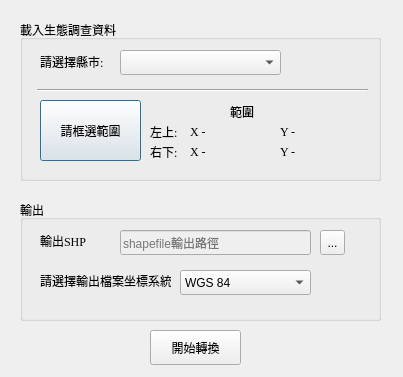
<?xml version="1.0" encoding="UTF-8"?>
<ui version="4.0">
 <class>Dialog</class>
 <widget class="QDialog" name="Dialog">
  <property name="geometry">
   <rect>
    <x>0</x>
    <y>0</y>
    <width>403</width>
    <height>377</height>
   </rect>
  </property>
  <property name="windowTitle">
   <string>生態調查資料庫</string>
  </property>
  <widget class="QGroupBox" name="groupBox">
   <property name="geometry">
    <rect>
     <x>20</x>
     <y>20</y>
     <width>361</width>
     <height>161</height>
    </rect>
   </property>
   <property name="title">
    <string>載入生態調查資料</string>
   </property>
   <widget class="QComboBox" name="comboBox">
    <property name="geometry">
     <rect>
      <x>100</x>
      <y>30</y>
      <width>161</width>
      <height>25</height>
     </rect>
    </property>
   </widget>
   <widget class="QLabel" name="label_4">
    <property name="geometry">
     <rect>
      <x>20</x>
      <y>30</y>
      <width>71</width>
      <height>23</height>
     </rect>
    </property>
    <property name="font">
     <font>
      <family>Times New Roman</family>
      <pointsize>9</pointsize>
      <weight>50</weight>
      <bold>false</bold>
     </font>
    </property>
    <property name="text">
     <string>請選擇縣市:</string>
    </property>
   </widget>
   <widget class="QLabel" name="label_5">
    <property name="geometry">
     <rect>
      <x>210</x>
      <y>80</y>
      <width>51</width>
      <height>23</height>
     </rect>
    </property>
    <property name="font">
     <font>
      <family>Times New Roman</family>
      <pointsize>9</pointsize>
      <weight>50</weight>
      <bold>false</bold>
     </font>
    </property>
    <property name="text">
     <string>範圍</string>
    </property>
   </widget>
   <widget class="QLabel" name="label_6">
    <property name="geometry">
     <rect>
      <x>130</x>
      <y>100</y>
      <width>31</width>
      <height>23</height>
     </rect>
    </property>
    <property name="font">
     <font>
      <family>Times New Roman</family>
      <pointsize>9</pointsize>
      <weight>50</weight>
      <bold>false</bold>
     </font>
    </property>
    <property name="text">
     <string>左上:</string>
    </property>
   </widget>
   <widget class="QLabel" name="label_16">
    <property name="geometry">
     <rect>
      <x>130</x>
      <y>120</y>
      <width>31</width>
      <height>23</height>
     </rect>
    </property>
    <property name="font">
     <font>
      <family>Times New Roman</family>
      <pointsize>9</pointsize>
      <weight>50</weight>
      <bold>false</bold>
     </font>
    </property>
    <property name="text">
     <string>右下:</string>
    </property>
   </widget>
   <widget class="Line" name="line">
    <property name="geometry">
     <rect>
      <x>17</x>
      <y>60</y>
      <width>331</width>
      <height>20</height>
     </rect>
    </property>
    <property name="orientation">
     <enum>Qt::Horizontal</enum>
    </property>
   </widget>
   <widget class="QPushButton" name="pushButton_2">
    <property name="geometry">
     <rect>
      <x>20</x>
      <y>80</y>
      <width>101</width>
      <height>61</height>
     </rect>
    </property>
    <property name="cursor">
     <cursorShape>IBeamCursor</cursorShape>
    </property>
    <property name="focusPolicy">
     <enum>Qt::WheelFocus</enum>
    </property>
    <property name="text">
     <string>請框選範圍</string>
    </property>
   </widget>
   <widget class="QLabel" name="label_8">
    <property name="geometry">
     <rect>
      <x>190</x>
      <y>100</y>
      <width>71</width>
      <height>23</height>
     </rect>
    </property>
    <property name="font">
     <font>
      <family>Times New Roman</family>
      <pointsize>9</pointsize>
      <weight>50</weight>
      <bold>false</bold>
     </font>
    </property>
    <property name="text">
     <string/>
    </property>
   </widget>
   <widget class="QLabel" name="label_9">
    <property name="geometry">
     <rect>
      <x>280</x>
      <y>100</y>
      <width>71</width>
      <height>23</height>
     </rect>
    </property>
    <property name="font">
     <font>
      <family>Times New Roman</family>
      <pointsize>9</pointsize>
      <weight>50</weight>
      <bold>false</bold>
     </font>
    </property>
    <property name="text">
     <string/>
    </property>
   </widget>
   <widget class="QLabel" name="label_10">
    <property name="geometry">
     <rect>
      <x>190</x>
      <y>120</y>
      <width>71</width>
      <height>23</height>
     </rect>
    </property>
    <property name="font">
     <font>
      <family>Times New Roman</family>
      <pointsize>9</pointsize>
      <weight>50</weight>
      <bold>false</bold>
     </font>
    </property>
    <property name="text">
     <string/>
    </property>
   </widget>
   <widget class="QLabel" name="label_11">
    <property name="geometry">
     <rect>
      <x>280</x>
      <y>120</y>
      <width>71</width>
      <height>23</height>
     </rect>
    </property>
    <property name="font">
     <font>
      <family>Times New Roman</family>
      <pointsize>9</pointsize>
      <weight>50</weight>
      <bold>false</bold>
     </font>
    </property>
    <property name="text">
     <string/>
    </property>
   </widget>
   <widget class="QLabel" name="label_12">
    <property name="geometry">
     <rect>
      <x>170</x>
      <y>100</y>
      <width>20</width>
      <height>23</height>
     </rect>
    </property>
    <property name="font">
     <font>
      <family>Times New Roman</family>
      <pointsize>9</pointsize>
      <weight>50</weight>
      <bold>false</bold>
     </font>
    </property>
    <property name="text">
     <string>X -</string>
    </property>
   </widget>
   <widget class="QLabel" name="label_14">
    <property name="geometry">
     <rect>
      <x>260</x>
      <y>120</y>
      <width>16</width>
      <height>23</height>
     </rect>
    </property>
    <property name="font">
     <font>
      <family>Times New Roman</family>
      <pointsize>9</pointsize>
      <weight>50</weight>
      <bold>false</bold>
     </font>
    </property>
    <property name="text">
     <string>Y -</string>
    </property>
   </widget>
   <widget class="QLabel" name="label_15">
    <property name="geometry">
     <rect>
      <x>170</x>
      <y>120</y>
      <width>20</width>
      <height>23</height>
     </rect>
    </property>
    <property name="font">
     <font>
      <family>Times New Roman</family>
      <pointsize>9</pointsize>
      <weight>50</weight>
      <bold>false</bold>
     </font>
    </property>
    <property name="text">
     <string>X -</string>
    </property>
   </widget>
   <widget class="QLabel" name="label_17">
    <property name="geometry">
     <rect>
      <x>260</x>
      <y>100</y>
      <width>16</width>
      <height>23</height>
     </rect>
    </property>
    <property name="font">
     <font>
      <family>Times New Roman</family>
      <pointsize>9</pointsize>
      <weight>50</weight>
      <bold>false</bold>
     </font>
    </property>
    <property name="text">
     <string>Y -</string>
    </property>
   </widget>
  </widget>
  <widget class="QGroupBox" name="groupBox_5">
   <property name="geometry">
    <rect>
     <x>20</x>
     <y>200</y>
     <width>361</width>
     <height>121</height>
    </rect>
   </property>
   <property name="title">
    <string>輸出</string>
   </property>
   <widget class="QComboBox" name="comboBox_2">
    <property name="geometry">
     <rect>
      <x>160</x>
      <y>70</y>
      <width>131</width>
      <height>25</height>
     </rect>
    </property>
    <item>
     <property name="text">
      <string>WGS 84</string>
     </property>
    </item>
    <item>
     <property name="text">
      <string>TWD 97</string>
     </property>
    </item>
   </widget>
   <widget class="QLabel" name="label_3">
    <property name="geometry">
     <rect>
      <x>20</x>
      <y>70</y>
      <width>131</width>
      <height>21</height>
     </rect>
    </property>
    <property name="font">
     <font>
      <family>Times New Roman</family>
      <pointsize>9</pointsize>
     </font>
    </property>
    <property name="text">
     <string>請選擇輸出檔案坐標系統</string>
    </property>
   </widget>
   <widget class="QLabel" name="label_2">
    <property name="geometry">
     <rect>
      <x>20</x>
      <y>30</y>
      <width>71</width>
      <height>21</height>
     </rect>
    </property>
    <property name="font">
     <font>
      <family>Times New Roman</family>
      <pointsize>9</pointsize>
     </font>
    </property>
    <property name="text">
     <string>輸出SHP</string>
    </property>
   </widget>
   <widget class="QLineEdit" name="lineEdit_2">
    <property name="enabled">
     <bool>false</bool>
    </property>
    <property name="geometry">
     <rect>
      <x>100</x>
      <y>30</y>
      <width>191</width>
      <height>25</height>
     </rect>
    </property>
    <property name="placeholderText">
     <string>shapefile輸出路徑</string>
    </property>
   </widget>
   <widget class="QToolButton" name="toolButton_2">
    <property name="geometry">
     <rect>
      <x>300</x>
      <y>30</y>
      <width>25</width>
      <height>25</height>
     </rect>
    </property>
    <property name="text">
     <string>...</string>
    </property>
   </widget>
  </widget>
  <widget class="QPushButton" name="pushButton">
   <property name="geometry">
    <rect>
     <x>150</x>
     <y>330</y>
     <width>91</width>
     <height>35</height>
    </rect>
   </property>
   <property name="cursor">
    <cursorShape>IBeamCursor</cursorShape>
   </property>
   <property name="focusPolicy">
    <enum>Qt::WheelFocus</enum>
   </property>
   <property name="text">
    <string>開始轉換</string>
   </property>
  </widget>
 </widget>
 <resources/>
 <connections/>
</ui>
